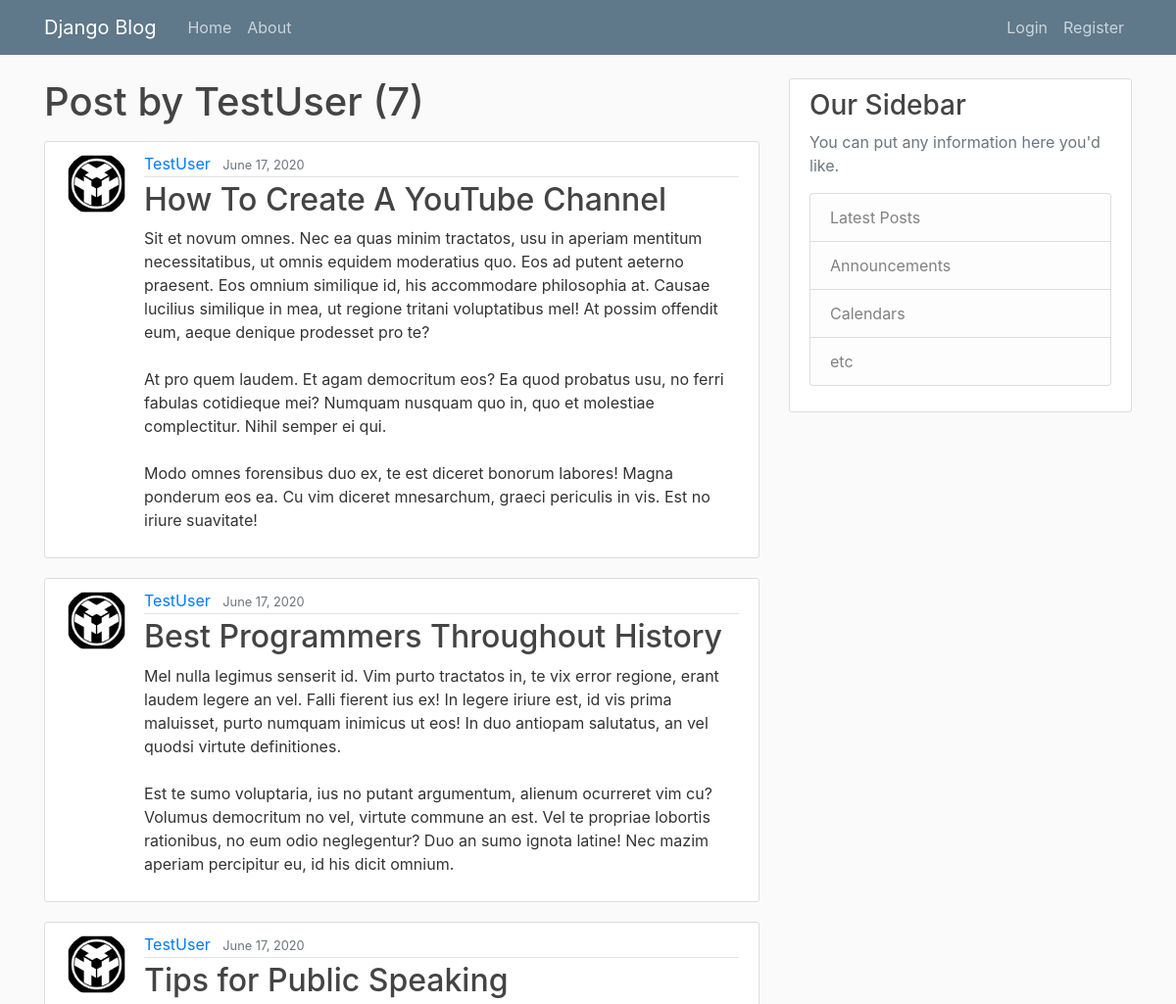
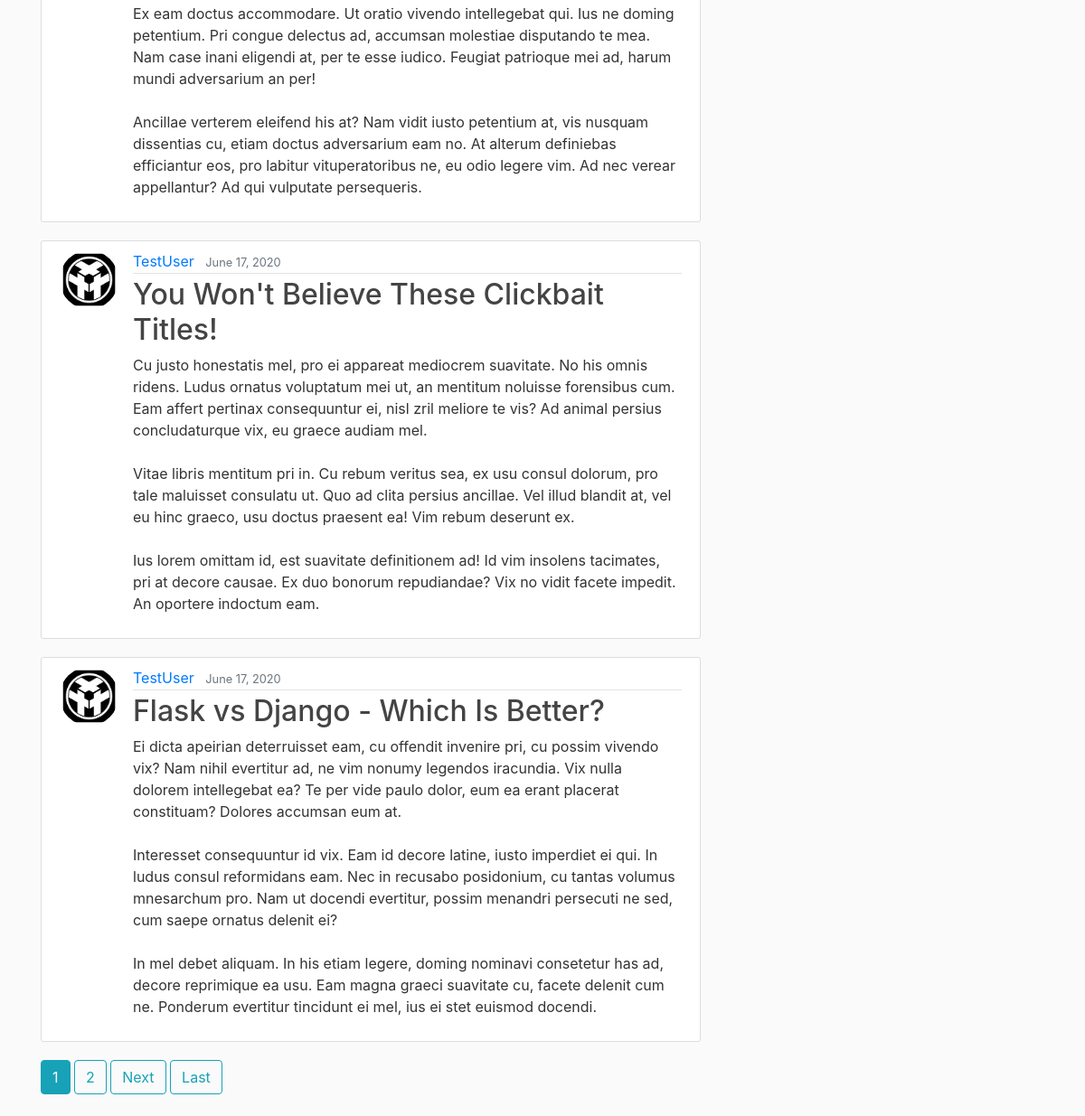
Page /user/TestUser on the committed database (2 pictures, top to bottom).
### blog/models.py (models this page shows, shortened)
class Post(models.Model):
    title = models.CharField(max_length=100)
    content = models.TextField()
    date_posted = models.DateTimeField(default=timezone.now)
    author = models.ForeignKey(User, on_delete=models.CASCADE)

### users/models.py (models this page shows, shortened)
class Profile(models.Model):
    user = models.OneToOneField(User, on_delete=models.CASCADE)
    image = models.ImageField(default='default.jpg', upload_to='profile_pics')

### blog/views.py (the view)
# urls.py: path('user/<str:username>', UserPostListView.as_view(), name='user_posts'),
class UserPostListView(ListView):
    model = Post
    template_name = 'blog/user_posts.html'
    context_object_name = 'posts'
    ordering = ['-date_posted']
    paginate_by = 5
    def get_queryset(self):
        user = get_object_or_404(User, username=self.kwargs.get('username'))
        return Post.objects.filter(author=user).order_by('-date_posted')

### templates/blog/user_posts.html (shortened to what this page needs)
{% extends "blog/base.html" %}
{% block content %}
    <h1 class="mb-3">Post by {{ view.kwargs.username }} ({{ page_obj.paginator.count }})</h1>
    {% for post in posts %}
        <article class="media content-section">
          <img class="rounded-circle article-img" src="{{ post.author.profile.image.url }}">
          <div class="media-body">
            <div class="article-metadata">
              <a class="mr-2" href="{% url 'user_posts' post.author.username %}">{{ post.author }}</a>
              <small class="text-muted">{{ post.date_posted|date:"F d, Y" }}</small>
            </div>
              <h2><a class="article-title" href="{% url 'post_detail' post.id%}">{{ post.title }}</a></h2>
            <p class="article-content">{{ post.content }}</p>
          </div>
        </article>
    {% endfor %}
    {% if is_paginated %}
      {% for num in page_obj.paginator.page_range %}
        {% if page_obj.number == num %}
          <a class="btn btn-info mb-4" href="?page={{ num }}">{{ num }}</a>
        {% elif num > page_obj.number|add:'-3' and num < page_obj.number|add:'3' %}
          <a class="btn btn-outline-info mb-4" href="?page={{ num }}">{{ num }}</a>
        {% endif %}
      {% endfor %}
      {% if page_obj.has_next %}
        <a class="btn btn-outline-info mb-4" href="?page={{ page_obj.next_page_number }}">Next</a>
        <a class="btn btn-outline-info mb-4" href="?page={{ page_obj.paginator.num_pages }}">Last</a>
      {% endif %}
    {% endif %}
{% endblock content %}

### static/blog/main.css (style rules this page uses)
body { background: #fafafa; color: #333333; margin-top: 5rem; }
h1, h2, h3, h4, h5, h6 { color: #444444; }
.content-section { background: #ffffff; padding: 10px 20px; border: 1px solid #dddddd; border-radius: 3px; margin-bottom: 20px; }
.article-title { color: #444444; }
.article-content { white-space: pre-line; }
.article-img { height: 65px; width: 65px; margin-right: 16px; }
.article-metadata { padding-bottom: 1px; margin-bottom: 4px; border-bottom: 1px solid #e3e3e3 }

### rows in the picture
Post: author.profile.image (placeholder picture), author "TestUser", date_posted "June 17, 2020", title "How To Create A YouTube Channel", content "Sit et novum omnes. Nec ea quas minim tractatos, usu in aperiam mentitum necessitatibus, ut omnis equidem moderatius quo. Eos ad putent aeterno praesent. Eos omnium similique id, his accommodare philosophia at. Causae lucilius similique in mea, ut regione tritani voluptatibus mel! At possim offendit eum, aeque denique prodesset pro te? At pro quem laudem. Et agam democritum eos? Ea quod probatus usu, no ferri fabulas cotidieque mei? Numquam nusquam quo in, quo et molestiae complectitur. Nihil semper ei qui. Modo omnes forensibus duo ex, te est diceret bonorum labores! Magna ponderum eos ea. Cu vim diceret mnesarchum, graeci periculis in vis. Est no iriure suavitate!"
Post: author.profile.image (placeholder picture), author "TestUser", date_posted "June 17, 2020", title "Best Programmers Throughout History", content "Mel nulla legimus senserit id. Vim purto tractatos in, te vix error regione, erant laudem legere an vel. Falli fierent ius ex! In legere iriure est, id vis prima maluisset, purto numquam inimicus ut eos! In duo antiopam salutatus, an vel quodsi virtute definitiones. Est te sumo voluptaria, ius no putant argumentum, alienum ocurreret vim cu? Volumus democritum no vel, virtute commune an est. Vel te propriae lobortis rationibus, no eum odio neglegentur? Duo an sumo ignota latine! Nec mazim aperiam percipitur eu, id his dicit omnium."
Post: author.profile.image (placeholder picture), author "TestUser", date_posted "June 17, 2020", title "Tips for Public Speaking", content "Ex eam doctus accommodare. Ut oratio vivendo intellegebat qui. Ius ne doming petentium. Pri congue delectus ad, accumsan molestiae disputando te mea. Nam case inani eligendi at, per te esse iudico. Feugiat patrioque mei ad, harum mundi adversarium an per! Ancillae verterem eleifend his at? Nam vidit iusto petentium at, vis nusquam dissentias cu, etiam doctus adversarium eam no. At alterum definiebas efficiantur eos, pro labitur vituperatoribus ne, eu odio legere vim. Ad nec verear appellantur? Ad qui vulputate persequeris."
Post: author.profile.image (placeholder picture), author "TestUser", date_posted "June 17, 2020", title "You Won't Believe These Clickbait Titles!", content "Cu justo honestatis mel, pro ei appareat mediocrem suavitate. No his omnis ridens. Ludus ornatus voluptatum mei ut, an mentitum noluisse forensibus cum. Eam affert pertinax consequuntur ei, nisl zril meliore te vis? Ad animal persius concludaturque vix, eu graece audiam mel. Vitae libris mentitum pri in. Cu rebum veritus sea, ex usu consul dolorum, pro tale maluisset consulatu ut. Quo ad clita persius ancillae. Vel illud blandit at, vel eu hinc graeco, usu doctus praesent ea! Vim rebum deserunt ex. Ius lorem omittam id, est suavitate definitionem ad! Id vim insolens tacimates, pri at decore causae. Ex duo bonorum repudiandae? Vix no vidit facete impedit. An oportere indoctum eam."
Post: author.profile.image (placeholder picture), author "TestUser", date_posted "June 17, 2020", title "Flask vs Django - Which Is Better?", content "Ei dicta apeirian deterruisset eam, cu offendit invenire pri, cu possim vivendo vix? Nam nihil evertitur ad, ne vim nonumy legendos iracundia. Vix nulla dolorem intellegebat ea? Te per vide paulo dolor, eum ea erant placerat constituam? Dolores accumsan eum at. Interesset consequuntur id vix. Eam id decore latine, iusto imperdiet ei qui. In ludus consul reformidans eam. Nec in recusabo posidonium, cu tantas volumus mnesarchum pro. Nam ut docendi evertitur, possim menandri persecuti ne sed, cum saepe ornatus delenit ei? In mel debet aliquam. In his etiam legere, doming nominavi consetetur has ad, decore reprimique ea usu. Eam magna graeci suavitate cu, facete delenit cum ne. Ponderum…"

### other values in the picture
{{ view.kwargs.username }} "TestUser"
{{ page_obj.paginator.count }} "7"
{{ num }} "1"
{{ num }} "2"
